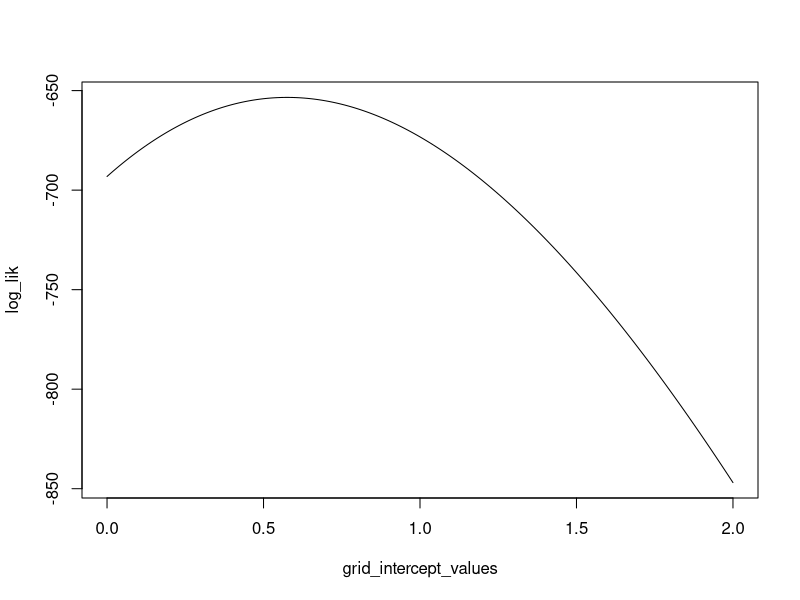

This chart was generated by the following R code: (Note: this script raises an error after producing the figure.)
##### define true values #####
intercept = 0.5

slope =1 

##### simulate the data #### 
p = exp(intercept)/(1+exp(intercept))

binomial_data <- rbinom(1000,size=1,prob=p)



log_lik_fun <- function(beta_0,data)
{
  
  n = length(data)
  
  sum(data * (beta_0-log(1+exp(beta_0))) + (1-data) * (-1*log(1+exp(beta_0)))) 
  
  
  
  
  
}

optim(0,log_lik_fun,data=binomial_data,control= list(fnscale=-1))


grid_intercept_values <- seq(0,2,0.01)

log_lik <- sapply(grid_intercept_values,log_lik_fun,data=binomial_data)

plot(grid_intercept_values,log_lik,type="l")






#### model with 1 predictor ####

intercept = 0.5

slope =1 

age <- rpois(10000,5)

p1 = exp(intercept+slope*age)/(1+exp(intercept+slope*age))

binomial_data1 <- rbinom(10000,size=1,prob=p1)



log_lik_fun1 <- function(par,data,predictor)
{
  beta_0 = par[1]
  beta_1 = par[2]
  
  n = length(data)
  
  sum(data * (beta_0+beta_1*predictor-log(1+exp(beta_0+beta_1*predictor))) + (1-data) * (-1*log(1+exp(beta_0+beta_1*predictor)))) 
  
  
  
  
  
}

optim(c(0,0),log_lik_fun1,data=binomial_data1,predictor=age,control= list(fnscale=-1))


#

intercept_vals <- seq(0,2,0.01)

log_lik1 <-sapply(c(slope_vals,intercept_vals),log_lik_fun1,data=binomial_data1,predictor=age)

plot(grid_intercept_values,log_lik1,type="l")